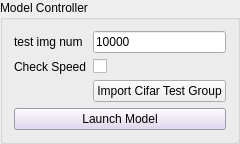
     <widget class="QGroupBox" name="groupBox_6">
      <property name="sizePolicy">
       <sizepolicy hsizetype="Minimum" vsizetype="Preferred">
        <horstretch>0</horstretch>
        <verstretch>0</verstretch>
       </sizepolicy>
      </property>
      <property name="title">
       <string>Model Controller</string>
      </property>
      <layout class="QGridLayout" name="gridLayout_7">
       <item row="1" column="0">
        <widget class="QLabel" name="label_13">
         <property name="text">
          <string>Check Speed</string>
         </property>
        </widget>
       </item>
       <item row="0" column="0">
        <widget class="QLabel" name="label_20">
         <property name="text">
          <string>test img num</string>
         </property>
        </widget>
       </item>
       <item row="4" column="0" colspan="2">
        <widget class="QPushButton" name="pushButton_LaunchModel">
         <property name="sizePolicy">
          <sizepolicy hsizetype="Preferred" vsizetype="Preferred">
           <horstretch>0</horstretch>
           <verstretch>0</verstretch>
          </sizepolicy>
         </property>
         <property name="palette">
          <palette>
           <active>
            <colorrole role="WindowText">
             <brush brushstyle="SolidPattern">
              <color alpha="255">
               <red>0</red>
               <green>0</green>
               <blue>0</blue>
              </color>
             </brush>
            </colorrole>
            <colorrole role="Button">
             <brush brushstyle="SolidPattern">
              <color alpha="255">
               <red>223</red>
               <green>208</green>
               <blue>240</blue>
              </color>
             </brush>
            </colorrole>
            <colorrole role="Light">
             <brush brushstyle="SolidPattern">
              <color alpha="255">
               <red>255</red>
               <green>255</green>
               <blue>255</blue>
              </color>
             </brush>
            </colorrole>
            <colorrole role="Midlight">
             <brush brushstyle="SolidPattern">
              <color alpha="255">
               <red>239</red>
               <green>231</green>
               <blue>247</blue>
              </color>
             </brush>
            </colorrole>
            <colorrole role="Dark">
             <brush brushstyle="SolidPattern">
              <color alpha="255">
               <red>111</red>
               <green>104</green>
               <blue>120</blue>
              </color>
             </brush>
            </colorrole>
            <colorrole role="Mid">
             <brush brushstyle="SolidPattern">
              <color alpha="255">
               <red>149</red>
               <green>139</green>
               <blue>160</blue>
              </color>
             </brush>
            </colorrole>
            <colorrole role="Text">
             <brush brushstyle="SolidPattern">
              <color alpha="255">
               <red>0</red>
               <green>0</green>
               <blue>0</blue>
              </color>
             </brush>
            </colorrole>
            <colorrole role="BrightText">
             <brush brushstyle="SolidPattern">
              <color alpha="255">
               <red>255</red>
               <green>255</green>
               <blue>255</blue>
              </color>
             </brush>
            </colorrole>
            <colorrole role="ButtonText">
             <brush brushstyle="SolidPattern">
              <color alpha="255">
               <red>0</red>
               <green>0</green>
               <blue>0</blue>
              </color>
             </brush>
            </colorrole>
            <colorrole role="Base">
             <brush brushstyle="SolidPattern">
              <color alpha="255">
               <red>255</red>
               <green>255</green>
               <blue>255</blue>
              </color>
             </brush>
            </colorrole>
            <colorrole role="Window">
             <brush brushstyle="SolidPattern">
              <color alpha="255">
               <red>223</red>
               <green>208</green>
               <blue>240</blue>
              </color>
             </brush>
            </colorrole>
            <colorrole role="Shadow">
             <brush brushstyle="SolidPattern">
              <color alpha="255">
               <red>0</red>
               <green>0</green>
               <blue>0</blue>
              </color>
             </brush>
            </colorrole>
            <colorrole role="AlternateBase">
             <brush brushstyle="SolidPattern">
              <color alpha="255">
               <red>239</red>
               <green>231</green>
               <blue>247</blue>
              </color>
             </brush>
            </colorrole>
            <colorrole role="ToolTipBase">
             <brush brushstyle="SolidPattern">
              <color alpha="255">
               <red>255</red>
               <green>255</green>
               <blue>220</blue>
              </color>
             </brush>
            </colorrole>
            <colorrole role="ToolTipText">
             <brush brushstyle="SolidPattern">
              <color alpha="255">
               <red>0</red>
               <green>0</green>
               <blue>0</blue>
              </color>
             </brush>
            </colorrole>
           </active>
           <inactive>
            <colorrole role="WindowText">
             <brush brushstyle="SolidPattern">
              <color alpha="255">
               <red>0</red>
               <green>0</green>
               <blue>0</blue>
              </color>
             </brush>
            </colorrole>
            <colorrole role="Button">
             <brush brushstyle="SolidPattern">
              <color alpha="255">
               <red>223</red>
               <green>208</green>
               <blue>240</blue>
              </color>
             </brush>
            </colorrole>
            <colorrole role="Light">
             <brush brushstyle="SolidPattern">
              <color alpha="255">
               <red>255</red>
               <green>255</green>
               <blue>255</blue>
              </color>
             </brush>
            </colorrole>
            <colorrole role="Midlight">
             <brush brushstyle="SolidPattern">
              <color alpha="255">
               <red>239</red>
               <green>231</green>
               <blue>247</blue>
              </color>
             </brush>
            </colorrole>
            <colorrole role="Dark">
             <brush brushstyle="SolidPattern">
              <color alpha="255">
               <red>111</red>
               <green>104</green>
               <blue>120</blue>
              </color>
             </brush>
            </colorrole>
            <colorrole role="Mid">
             <brush brushstyle="SolidPattern">
              <color alpha="255">
               <red>149</red>
               <green>139</green>
               <blue>160</blue>
              </color>
             </brush>
            </colorrole>
            <colorrole role="Text">
             <brush brushstyle="SolidPattern">
              <color alpha="255">
               <red>0</red>
               <green>0</green>
               <blue>0</blue>
              </color>
             </brush>
            </colorrole>
            <colorrole role="BrightText">
             <brush brushstyle="SolidPattern">
              <color alpha="255">
               <red>255</red>
               <green>255</green>
               <blue>255</blue>
              </color>
             </brush>
            </colorrole>
            <colorrole role="ButtonText">
             <brush brushstyle="SolidPattern">
              <color alpha="255">
               <red>0</red>
               <green>0</green>
               <blue>0</blue>
              </color>
             </brush>
            </colorrole>
            <colorrole role="Base">
             <brush brushstyle="SolidPattern">
              <color alpha="255">
               <red>255</red>
               <green>255</green>
               <blue>255</blue>
              </color>
             </brush>
            </colorrole>
            <colorrole role="Window">
             <brush brushstyle="SolidPattern">
              <color alpha="255">
               <red>223</red>
               <green>208</green>
               <blue>240</blue>
              </color>
             </brush>
            </colorrole>
            <colorrole role="Shadow">
             <brush brushstyle="SolidPattern">
              <color alpha="255">
               <red>0</red>
               <green>0</green>
               <blue>0</blue>
              </color>
             </brush>
            </colorrole>
            <colorrole role="AlternateBase">
             <brush brushstyle="SolidPattern">
              <color alpha="255">
               <red>239</red>
               <green>231</green>
               <blue>247</blue>
              </color>
             </brush>
            </colorrole>
            <colorrole role="ToolTipBase">
             <brush brushstyle="SolidPattern">
              <color alpha="255">
               <red>255</red>
               <green>255</green>
               <blue>220</blue>
              </color>
             </brush>
            </colorrole>
            <colorrole role="ToolTipText">
             <brush brushstyle="SolidPattern">
              <color alpha="255">
               <red>0</red>
               <green>0</green>
               <blue>0</blue>
              </color>
             </brush>
            </colorrole>
           </inactive>
           <disabled>
            <colorrole role="WindowText">
             <brush brushstyle="SolidPattern">
              <color alpha="255">
               <red>111</red>
               <green>104</green>
               <blue>120</blue>
              </color>
             </brush>
            </colorrole>
            <colorrole role="Button">
             <brush brushstyle="SolidPattern">
              <color alpha="255">
               <red>223</red>
               <green>208</green>
               <blue>240</blue>
              </color>
             </brush>
            </colorrole>
            <colorrole role="Light">
             <brush brushstyle="SolidPattern">
              <color alpha="255">
               <red>255</red>
               <green>255</green>
               <blue>255</blue>
              </color>
             </brush>
            </colorrole>
            <colorrole role="Midlight">
             <brush brushstyle="SolidPattern">
              <color alpha="255">
               <red>239</red>
               <green>231</green>
               <blue>247</blue>
              </color>
             </brush>
            </colorrole>
            <colorrole role="Dark">
             <brush brushstyle="SolidPattern">
              <color alpha="255">
               <red>111</red>
               <green>104</green>
               <blue>120</blue>
              </color>
             </brush>
            </colorrole>
            <colorrole role="Mid">
             <brush brushstyle="SolidPattern">
              <color alpha="255">
               <red>149</red>
               <green>139</green>
               <blue>160</blue>
              </color>
             </brush>
            </colorrole>
            <colorrole role="Text">
             <brush brushstyle="SolidPattern">
              <color alpha="255">
               <red>111</red>
               <green>104</green>
               <blue>120</blue>
              </color>
             </brush>
            </colorrole>
            <colorrole role="BrightText">
             <brush brushstyle="SolidPattern">
              <color alpha="255">
               <red>255</red>
               <green>255</green>
               <blue>255</blue>
              </color>
             </brush>
            </colorrole>
            <colorrole role="ButtonText">
             <brush brushstyle="SolidPattern">
              <color alpha="255">
               <red>111</red>
               <green>104</green>
               <blue>120</blue>
              </color>
             </brush>
            </colorrole>
            <colorrole role="Base">
             <brush brushstyle="SolidPattern">
              <color alpha="255">
               <red>223</red>
               <green>208</green>
               <blue>240</blue>
              </color>
             </brush>
            </colorrole>
            <colorrole role="Window">
             <brush brushstyle="SolidPattern">
              <color alpha="255">
               <red>223</red>
               <green>208</green>
               <blue>240</blue>
              </color>
             </brush>
            </colorrole>
            <colorrole role="Shadow">
             <brush brushstyle="SolidPattern">
              <color alpha="255">
               <red>0</red>
               <green>0</green>
               <blue>0</blue>
              </color>
             </brush>
            </colorrole>
            <colorrole role="AlternateBase">
             <brush brushstyle="SolidPattern">
              <color alpha="255">
               <red>223</red>
               <green>208</green>
               <blue>240</blue>
              </color>
             </brush>
            </colorrole>
            <colorrole role="ToolTipBase">
             <brush brushstyle="SolidPattern">
              <color alpha="255">
               <red>255</red>
               <green>255</green>
               <blue>220</blue>
              </color>
             </brush>
            </colorrole>
            <colorrole role="ToolTipText">
             <brush brushstyle="SolidPattern">
              <color alpha="255">
               <red>0</red>
               <green>0</green>
               <blue>0</blue>
              </color>
             </brush>
            </colorrole>
           </disabled>
          </palette>
         </property>
         <property name="text">
          <string>Launch Model</string>
         </property>
         <property name="flat">
          <bool>false</bool>
         </property>
        </widget>
       </item>
       <item row="0" column="1">
        <widget class="QLineEdit" name="lineEdit_testImgNum">
         <property name="sizePolicy">
          <sizepolicy hsizetype="Preferred" vsizetype="Fixed">
           <horstretch>0</horstretch>
           <verstretch>0</verstretch>
          </sizepolicy>
         </property>
         <property name="text">
          <string>10000</string>
         </property>
        </widget>
       </item>
       <item row="3" column="1">
        <widget class="QPushButton" name="pushButton_cifarTest">
         <property name="text">
          <string>Import Cifar Test Group</string>
         </property>
        </widget>
       </item>
       <item row="1" column="1">
        <widget class="QCheckBox" name="checkBox_checkSpeed">
         <property name="text">
          <string/>
         </property>
        </widget>
       </item>
      </layout>
     </widget>
